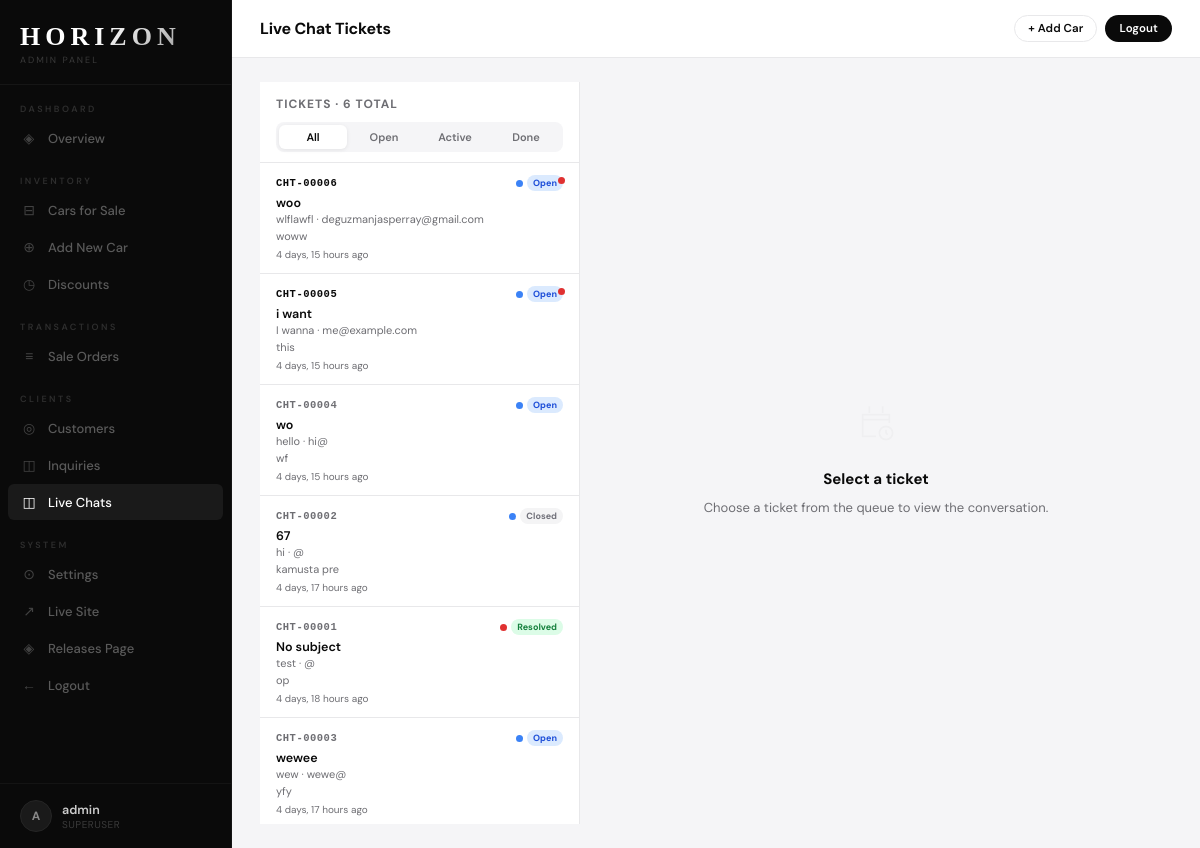
Page /admin-panel/chats/ (signed in) on the earlier database version.
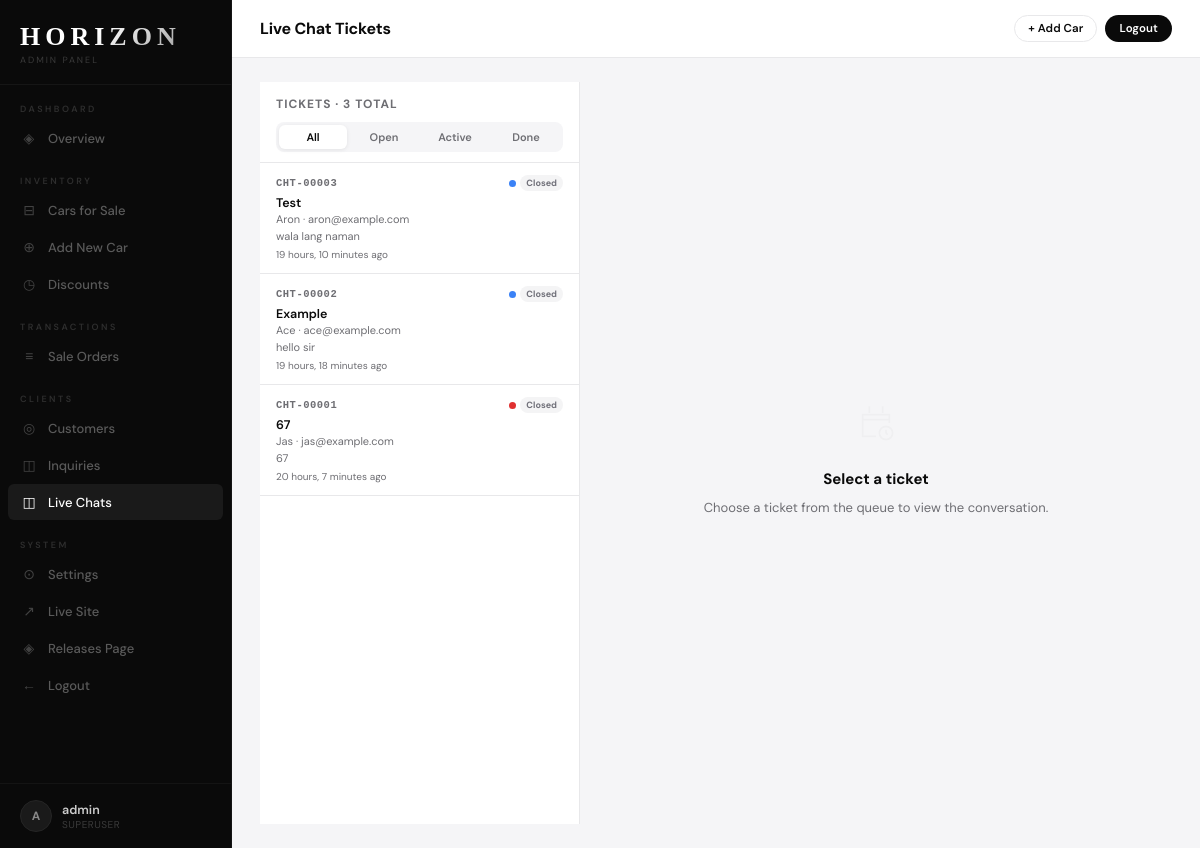
Same page on the later database version.
### horizon/models.py (models this page shows, shortened)
class ChatSession(models.Model):
    STATUS_CHOICES = [
        ('open',       'Open'),
        ('in_progress','In Progress'),
        ('resolved',   'Resolved'),
        ('closed',     'Closed'),
    ]
    PRIORITY_CHOICES = [
        ('low',    'Low'),
        ('normal', 'Normal'),
        ('high',   'High'),
    ]
    ticket_number = models.CharField(max_length=20, unique=True, blank=True)
    subject       = models.CharField(max_length=200, blank=True)
    name          = models.CharField(max_length=100)
    email         = models.EmailField()
    token         = models.CharField(max_length=64, unique=True)
    status        = models.CharField(max_length=15, choices=STATUS_CHOICES, default='open')
    priority      = models.CharField(max_length=10, choices=PRIORITY_CHOICES, default='normal')
    is_read       = models.BooleanField(default=False)
    admin_notes   = models.TextField(blank=True)
    started_at    = models.DateTimeField(auto_now_add=True)
    updated_at    = models.DateTimeField(auto_now=True)
    @property
    def last_message(self):
        return self.messages.last()
    class Meta:
        ordering = ['-updated_at']

class ChatMessage(models.Model):
    SENDER_CHOICES = [('visitor', 'Visitor'), ('admin', 'Admin')]
    session = models.ForeignKey(ChatSession, on_delete=models.CASCADE, related_name='messages')
    sender  = models.CharField(max_length=10, choices=SENDER_CHOICES)
    body    = models.TextField()
    sent_at = models.DateTimeField(auto_now_add=True)
    is_seen = models.BooleanField(default=False)
    class Meta:
        ordering = ['sent_at']

### horizon/views.py (the view)
# urls.py: path('admin-panel/chats/',                views.admin_chats,         name='admin_chats'),
@login_required
def admin_chats(request):
    sessions     = ChatSession.objects.all()
    unread_count = sessions.filter(is_read=False).count()
    return render(request, 'horizon/admin_chats.html', {
        'sessions':     sessions,
        'unread_count': unread_count,
    })

### horizon/templates/horizon/admin_chats.html (shortened to what this page needs)
{% extends 'horizon/admin_base.html' %}
{% block page_title %}Live Chat Tickets{% endblock %}
{% block admin_content %}
<div class="tc-wrap">
  <div class="tc-queue">
    <div class="tc-queue-head">
      <div class="tc-queue-title">Tickets · {{ sessions.count }} total</div>
      <div class="tc-filter-tabs">
        <button class="tc-ftab on" onclick="tcFilter(this,'all')">All</button>
        <button class="tc-ftab"   onclick="tcFilter(this,'open')">Open</button>
        <button class="tc-ftab"   onclick="tcFilter(this,'in_progress')">Active</button>
        <button class="tc-ftab"   onclick="tcFilter(this,'resolved')">Done</button>
      </div>
    </div>
    <div class="tc-queue-scroll" id="tcQueueScroll">
      {% if sessions %}
        {% for s in sessions %}
        <div class="tc-ticket-row {% if not s.is_read %}unread{% endif %}"
             data-pk="{{ s.pk }}" data-status="{{ s.status }}"
             onclick="tcOpen({{ s.pk }})">
          <div class="tc-row-top">
            <span class="tc-ticket-id">{{ s.ticket_number }}</span>
            <span class="tc-row-badges">
              <span class="tc-prio tc-prio-{{ s.priority }}" title="{{ s.get_priority_display }}"></span>
              <span class="tc-status tc-status-{{ s.status }}">{{ s.get_status_display }}</span>
            </span>
          </div>
          <div class="tc-row-subject">{{ s.subject|default:"No subject"|truncatechars:40 }}</div>
          <div class="tc-row-from">{{ s.name }} · {{ s.email }}</div>
          {% with s.last_message as lm %}
          {% if lm %}<div class="tc-row-preview">{{ lm.body|truncatechars:45 }}</div>{% endif %}
          {% endwith %}
          <div class="tc-row-time">{{ s.started_at|timesince }} ago</div>
          {% if not s.is_read %}<span class="tc-unread-dot"></span>{% endif %}
        </div>
        {% endfor %}
      {% else %}
        <div class="tc-no-tickets">
          <p>No tickets yet.</p>
          <p style="margin-top:6px;font-size:12px;">Chats from the website widget appear here.</p>
        </div>
      {% endif %}
    </div>
  </div>
  <div id="tcMain" class="tc-main">
    <div class="tc-empty" id="tcEmpty">
      <div class="tc-empty-icon"><svg width="40" height="40" viewBox="0 0 24 24" fill="none" stroke="currentColor" stroke-width="1" opacity=".25"><path d="M20 12V7H4v13h8"/><path d="M16 2v4M8 2v4M4 10h16"/><circle cx="18" cy="18" r="4"/><path d="M18 16v2l1 1"/></svg></div>
      <p class="tc-empty-title">Select a ticket</p>
      <p class="tc-empty-sub">Choose a ticket from the queue to view the conversation.</p>
    </div>
  </div>
</div>
{% endblock %}

Differences in the rows shown:
removed ChatSession: ticket_number "CHT-00006", status "Open", subject "woo", name "wlflawfl", email "deguzmanjasperray@gmail.com", last_message.body "woww", started_at "4 days, 15 hours", is_read False (drawn)
removed ChatSession: ticket_number "CHT-00005", status "Open", subject "i want", name "I wanna", email "me@example.com", last_message.body "this", started_at "4 days, 15 hours", is_read False (drawn)
removed ChatSession: ticket_number "CHT-00004", status "Open", subject "wo", name "hello", email "hi@", last_message.body "wf", started_at "4 days, 15 hours"
changed ChatSession "CHT-00003": status "Open" → "Closed"; subject "wewee" → "Test"; name "wew" → "Aron"; email "wewe@" → "aron@example.com"; last_message.body "yfy" → "wala lang naman"; started_at "4 days, 17 hours" → "19 hours, 10 minutes"; moves up the list
changed ChatSession "CHT-00002": subject "67" → "Example"; name "hi" → "Ace"; email "@" → "ace@example.com"; last_message.body "kamusta pre" → "hello sir"; started_at "4 days, 17 hours" → "19 hours, 18 minutes"
changed ChatSession "CHT-00001": status "Resolved" → "Closed"; subject "No subject" → "67"; name "test" → "Jas"; email "@" → "jas@example.com"; last_message.body "op" → "67"; started_at "4 days, 18 hours" → "20 hours, 7 minutes"
Other differences:
{{ sessions.count }}: "6" → "3"
